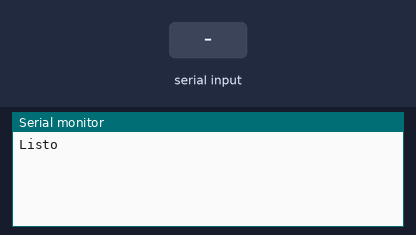
Simulated run of this sketch. Board: Arduino Uno, built with avr-gcc and run on an emulated ATmega328P. Parts: the last lines printed to the serial monitor. The test bench sets the inputs (shaded band).

Above: at 1.2 s.
1.3 s: "1" received over the second serial link
At 1.7 s:
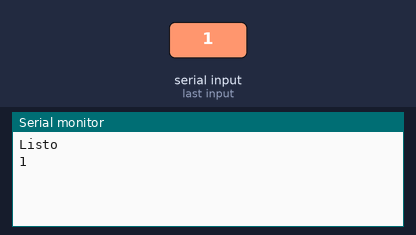
2.8 s: "0" received over the second serial link
At 4.0 s:
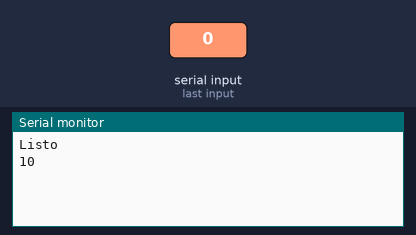

Measured:
- after the input at 1.3 s, the serial monitor: prints a new line at once (image 1)
- after the input at 2.8 s, the serial monitor: prints a new line at once (image 2)

The sketch:

configuracion-modulo-bluetooth.ino
```cpp
#include <SoftwareSerial.h>

/*
Bluetooth RX -> 11 (TX) del Arduino
Bluetooth TX -> 10 (RX) del Arduino
*/

SoftwareSerial BT(10, 11);

void setup()
{
  Serial.begin(9600);
  BT.begin(38400);
  Serial.println("Listo");
}

void loop()
{
  if(BT.available())
  {
    Serial.write(BT.read());
  }

  if(Serial.available())
  {
     BT.write(Serial.read());
  }
}
//Finalmente, para salir del modo de configuración:
//AT+RESET
```
